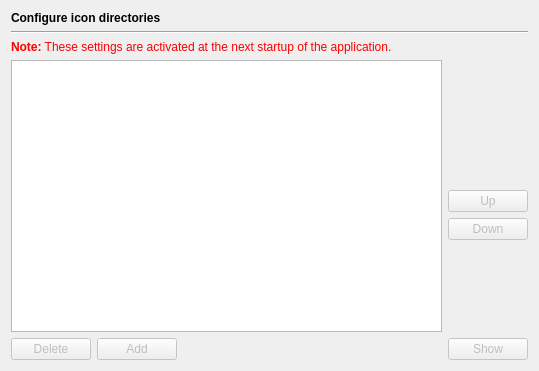
<?xml version="1.0" encoding="UTF-8"?>
<ui version="4.0">
 <class>IconsPage</class>
 <widget class="QWidget" name="IconsPage">
  <property name="geometry">
   <rect>
    <x>0</x>
    <y>0</y>
    <width>539</width>
    <height>371</height>
   </rect>
  </property>
  <layout class="QGridLayout" name="gridLayout">
   <item row="0" column="0" colspan="2">
    <widget class="QLabel" name="headerLabel">
     <property name="text">
      <string>&lt;b&gt;Configure icon directories&lt;/b&gt;</string>
     </property>
    </widget>
   </item>
   <item row="1" column="0" colspan="2">
    <widget class="Line" name="line10">
     <property name="frameShape">
      <enum>QFrame::HLine</enum>
     </property>
     <property name="frameShadow">
      <enum>QFrame::Sunken</enum>
     </property>
     <property name="orientation">
      <enum>Qt::Horizontal</enum>
     </property>
    </widget>
   </item>
   <item row="2" column="0" colspan="2">
    <widget class="QLabel" name="TextLabel1_2_2_2_2">
     <property name="text">
      <string>&lt;font color=&quot;#FF0000&quot;&gt;&lt;b&gt;Note:&lt;/b&gt; These settings are activated at the next startup of the application.&lt;/font&gt;</string>
     </property>
    </widget>
   </item>
   <item row="3" column="0">
    <widget class="QListWidget" name="iconDirectoryList">
     <property name="toolTip">
      <string>List of icon directories</string>
     </property>
     <property name="alternatingRowColors">
      <bool>true</bool>
     </property>
    </widget>
   </item>
   <item row="3" column="1">
    <layout class="QVBoxLayout">
     <item>
      <spacer>
       <property name="orientation">
        <enum>Qt::Vertical</enum>
       </property>
       <property name="sizeType">
        <enum>QSizePolicy::Expanding</enum>
       </property>
       <property name="sizeHint" stdset="0">
        <size>
         <width>20</width>
         <height>209</height>
        </size>
       </property>
      </spacer>
     </item>
     <item>
      <widget class="QPushButton" name="upButton">
       <property name="enabled">
        <bool>false</bool>
       </property>
       <property name="text">
        <string>Up</string>
       </property>
      </widget>
     </item>
     <item>
      <widget class="QPushButton" name="downButton">
       <property name="enabled">
        <bool>false</bool>
       </property>
       <property name="text">
        <string>Down</string>
       </property>
      </widget>
     </item>
     <item>
      <spacer>
       <property name="orientation">
        <enum>Qt::Vertical</enum>
       </property>
       <property name="sizeType">
        <enum>QSizePolicy::Expanding</enum>
       </property>
       <property name="sizeHint" stdset="0">
        <size>
         <width>20</width>
         <height>170</height>
        </size>
       </property>
      </spacer>
     </item>
    </layout>
   </item>
   <item row="4" column="0">
    <layout class="QHBoxLayout" name="horizontalLayout">
     <item>
      <widget class="QPushButton" name="deleteIconDirectoryButton">
       <property name="enabled">
        <bool>false</bool>
       </property>
       <property name="toolTip">
        <string>Press to delete the selected directory from the list</string>
       </property>
       <property name="text">
        <string>Delete</string>
       </property>
      </widget>
     </item>
     <item>
      <widget class="QPushButton" name="addIconDirectoryButton">
       <property name="enabled">
        <bool>false</bool>
       </property>
       <property name="toolTip">
        <string>Press to add the entered directory to the list</string>
       </property>
       <property name="text">
        <string>Add</string>
       </property>
      </widget>
     </item>
     <item>
      <widget class="E5PathPicker" name="iconDirectoryPicker" native="true">
       <property name="sizePolicy">
        <sizepolicy hsizetype="Expanding" vsizetype="Preferred">
         <horstretch>0</horstretch>
         <verstretch>0</verstretch>
        </sizepolicy>
       </property>
       <property name="focusPolicy">
        <enum>Qt::StrongFocus</enum>
       </property>
      </widget>
     </item>
    </layout>
   </item>
   <item row="4" column="1">
    <widget class="QPushButton" name="showIconsButton">
     <property name="enabled">
      <bool>false</bool>
     </property>
     <property name="text">
      <string>Show</string>
     </property>
    </widget>
   </item>
  </layout>
 </widget>
 <customwidgets>
  <customwidget>
   <class>E5PathPicker</class>
   <extends>QWidget</extends>
   <header>E5Gui/E5PathPicker.h</header>
   <container>1</container>
  </customwidget>
 </customwidgets>
 <tabstops>
  <tabstop>iconDirectoryList</tabstop>
  <tabstop>upButton</tabstop>
  <tabstop>downButton</tabstop>
  <tabstop>deleteIconDirectoryButton</tabstop>
  <tabstop>addIconDirectoryButton</tabstop>
  <tabstop>iconDirectoryPicker</tabstop>
  <tabstop>showIconsButton</tabstop>
 </tabstops>
 <resources/>
 <connections/>
</ui>
